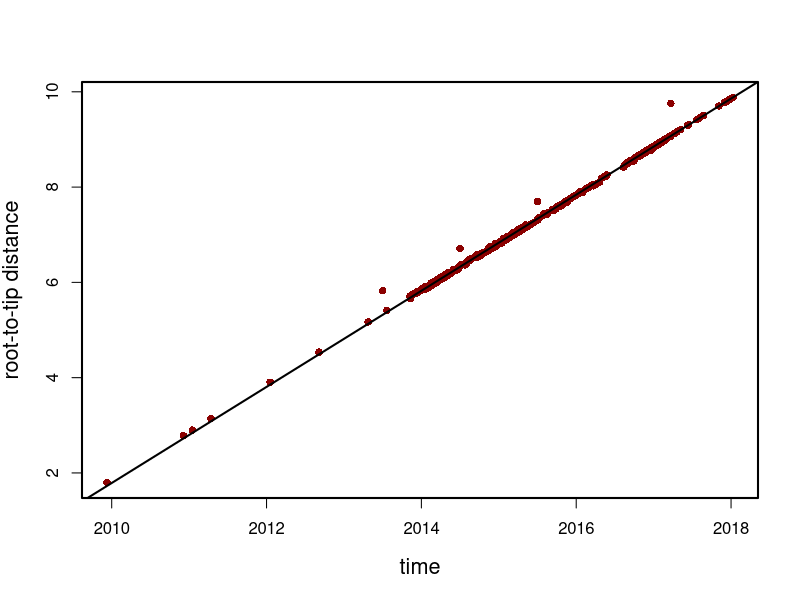

The R script that drew this image:
data<-read.table('TempEst.txt',header = TRUE)
tiff(file = "tempest_2.3.4.4f_2.tiff", res = 300, 
     width = 1200, height = 1200, compression = "lzw")

par(lwd=2) 

plot(data[,2],data[,3],ylab="root-to-tip distance",xlab="time",
     pch=16,col="darkred",cex.lab=1.3,cex.axis=1)
abline(lm(data[,3]~data[,2]),lwd=2) 

dev.off()
getwd()



